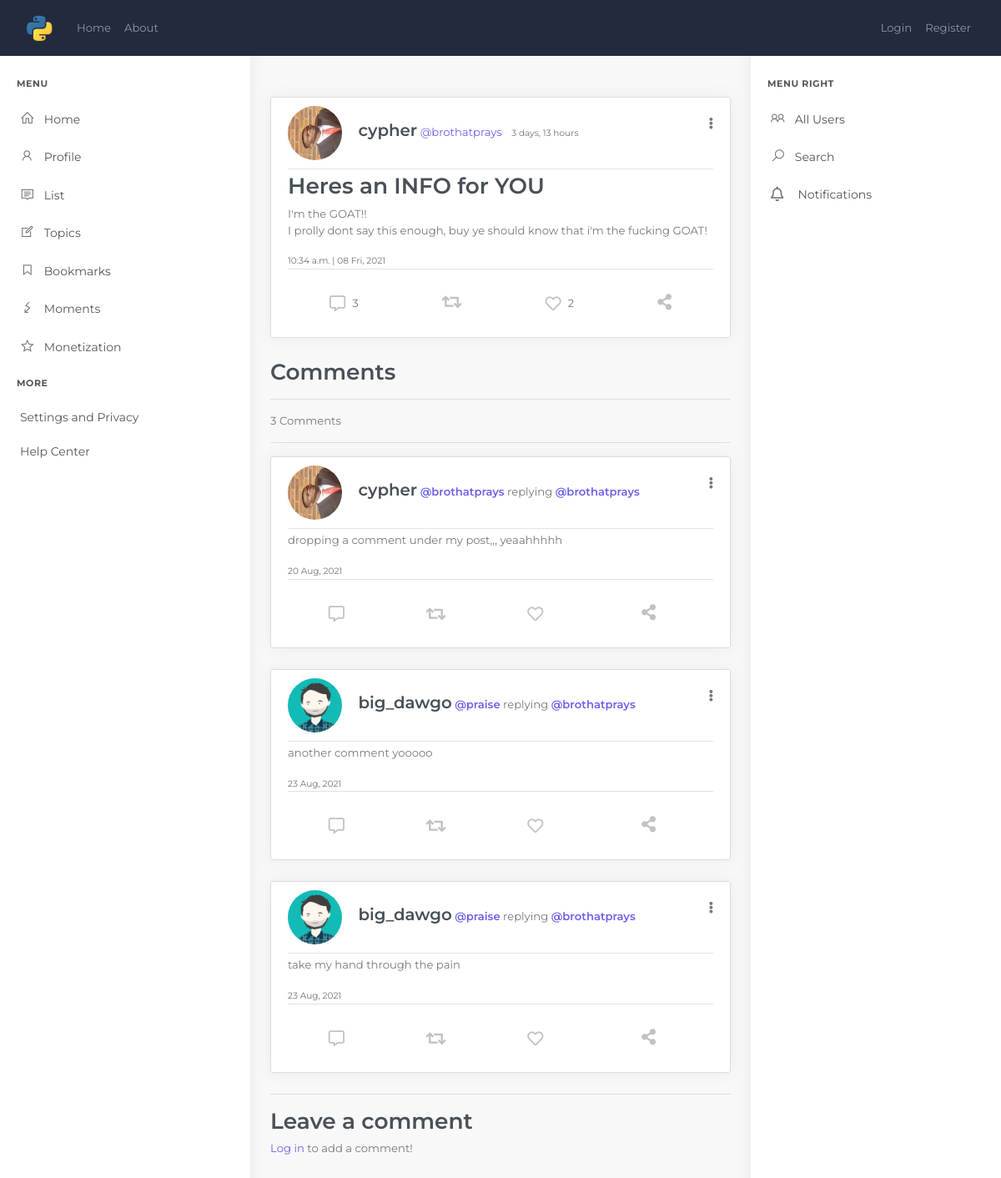
/post/16/, run on the app's committed database.
### blog/models.py (models this page shows, shortened)
class Post(models.Model):
    title = models.CharField(max_length=100)
    content = models.TextField()
    date_posted = models.DateTimeField(default=timezone.now)
    author = models.ForeignKey(User, on_delete=models.CASCADE)
    liked = models.ManyToManyField(Profile, blank=True, related_name='likes')
    objects = models.Manager()
    @property
    def number_of_comments(self):
        return Comment.objects.filter(post=self).count()
    @property
    def num_likes(self):
        return self.liked.all().count()

class Comment(models.Model):
    post = models.ForeignKey(Post, related_name='comments', on_delete=models.CASCADE)
    author = models.ForeignKey(User, on_delete=models.CASCADE)
    content = models.TextField()
    date_added= models.DateTimeField(auto_now_add=True)
    class Meta:
        ordering = ['date_added']

### users/models.py (models this page shows, shortened)
class Profile(models.Model):
    user = models.OneToOneField(User, on_delete=models.CASCADE)
    displayname = models.CharField('Name', default='', max_length=25, blank=True, null=True)
    slug = AutoSlugField(populate_from='user', null=True)
    bio = models.TextField(default='', blank=True, null=True)
    birthday = models.DateField('Birthday', blank=True, null=True)
    image = models.ImageField(default='default.png', upload_to='profile_pics', blank=True, null=True)
    coverimage = models.ImageField(default='default.png', upload_to='cover_pics', blank=True, null=True)
    followers = models.ManyToManyField("Profile", blank=True)
    def get_absolute_url(self):
        return "/users/profile/{}".format(self.slug)

### blog/views.py (the view, shortened to what this page needs)
# urls.py: path('post/<int:pk>/', PostDetailView.as_view(), name='post-detail'),
class PostDetailView(DetailView):
    model = Post
    template_name = 'blog/post_detail.html'
    def get_context_data(self, *args, **kwargs):
        context = super().get_context_data(**kwargs)
        comments = Comment.objects.filter(post=self.get_object()).order_by('date_added')
        context['comments'] = comments
        if self.request.user.is_authenticated:
            context['comment_form'] = CommentForm(instance=self.request.user)
            rec_follow_requests = FollowRequest.objects.filter(to_user=self.request.user)
            context['rec_follow_requests'] = rec_follow_requests
        return context

### blog/templates/blog/post_detail.html (shortened to what this page needs)
{% extends "blog/base.html" %}
    {% block content %}
    <div class="main-content">
      <div class="page-content">
          <div class="container-fluid">
            <article class="media content-section">
                  <div class="media-body">
                    <div class="article-metadata">
                      <a href="{{ object.author.profile.get_absolute_url }}">
                        <img class="rounded-circle article-img" alt="{{ object.author }}" src="{{ object.author.profile.image.url }}" />
                      </a>
                      <span class="h4">{{ post.author.profile.displayname }}</span>
                      <a class="mr-2" href="{{object.author.profile.get_absolute_url}}"><span>@</span>{{ object.author }}</a>
                      <small class="text-muted">{{ object.date_posted|timesince }}</small>
                        <div class="dropdown float-right position-relative mt-2">
                          <a href="#" class="dropdown-toggle h4 text-muted" data-toggle="dropdown"
                              aria-expanded="false">
                              <i class="fas fa-ellipsis-v"></i>
                          </a>
                      </div>
                    </div>
                    <div class="border-bottom border-sm">
                      <h2 class="article-title">{{ object.title }}</h2>
                      <p class="article-content">{{ object.content }}</p>
                      <small class="text-muted">{{ object.date_posted|time }} <span>|</span> {{ object.date_posted|date:'m D, Y' }}</small>
                    </div>
                      <div class="action-btns d-flex text-center justify-content-around align-items-center mx-auto" >
                        <a href="#comment" class="d-flex align-items-center btn">
                          <i class="far fa-comment-alt icons"></i><span class="ml-2">{{ object.number_of_comments }}</span>
                        </a>
                        <button class="btn">
                          <i class="fa fa-retweet icons"></i>
                        </button>
                        <form action="{% url 'like_post' %}" method="POST" id="{{object.id}}" class="like-form ">
                          <button type="submit" name="post_id" value="{{post.id}}" class="btn d-flex align-items-center like-btn{{object.id}}">
                              <i class="far fa-heart icons like-btn{{object.id}}"></i><span class="ml-2 like-count{{object.id}}">{{ object.num_likes }}</span>
                          </button>
                        </form>
                        <button class="btn" id="{{object.id}}" data-toggle="modal" data-target="#modal-{{object.id}}">
                          <i class="fas fa-share-alt icons "></i>
                        </button>
                      </div>
                  </div>
            </article>
            <div class="blog_comment">
              <h2>Comments</h2>
              <hr>
              {% if not comments %}
                <h5>No comments yet</h5>
              {% else %}
                <p>{{ object.number_of_comments }} Comment{{ object.number_of_comments|pluralize }}</p>
                <hr>
                {% for comment in comments %}
                  <article class="media content-section">
                    <div class="media-body">
                      <div class="article-metadata post-detail">
                        <a href="{{ comment.author.profile.get_absolute_url }}" >
                          <img class="rounded-circle article-img" alt="{{ comment.author }}" src="{{ comment.author.profile.image.url }}" />
                        </a>
                        <span class="h4">{{ comment.author.profile.displayname }}</span>
                        <a class="h6" href="{{ comment.author.profile.get_absolute_url }}"><span>@</span>{{ comment.author }}</a>
                        replying <a class="mr-2 h6" href="{{object.author.profile.get_absolute_url}}"><span>@</span>{{ object.author }}</a>
                        <div class="dropdown float-right position-relative mt-2">
                          <a href="#" class="dropdown-toggle h4 text-muted " data-toggle="dropdown"
                              aria-expanded="false">
                              <i class="fas fa-ellipsis-v"></i>
                          </a>
                        </div>
                      </div>
                      <div class="border-bottom border-sm">
                        <p class="article-content">{{  comment.content|safe  }}</p>
                        <small class="text-muted">{{ comment.date_added|date:'d M, Y' }}</small>
                      </div>
                        <div class="action-btns d-flex text-center justify-content-around align-items-center mx-auto" >
                              <i class="far fa-comment-alt icons"></i>
                          <i class="fa fa-retweet icons"></i>
                          <i class="far fa-heart icons"></i>
                          <button class="btn" id="{{comment.id}}" data-toggle="modal" data-target="#sharemodal-{{comment.id}}">
                            <i class="fas fa-share-alt icons "></i>
                          </button>
                        </div>
                    </div>
                  </article>
                {% endfor %}
              {% endif %}
            </div>
            <hr>
            <div class="post-comment" id="comment">
              <h2>Leave a comment</h2>
              {% if user.is_authenticated %}
                <form method="POST">
                  {% csrf_token %}
                  <div class="form-group">
                    {{ comment_form }}
                  </div>
                  <button class="btn btn-dark">Submit</button>
                </form>
              {% else %}
                <p><a href="{% url 'login' %}">Log in</a> to add a comment!</p>
              {% endif %}
            </div>
          </div>
      </div>
    </div>
{% endblock content %}

### blog/static/blog/main.css (style rules this page uses)
body { background: #fafafa; color: #333333; margin-top: 5rem; }
h1, h2, h3, h4, h5, h6 { color: #444444; }
.content-section { background: #ffffff; padding: 10px 20px; border: 1px solid #dddddd; border-radius: 3px; margin-bottom: 20px; }
.article-title { color: #444444; }
.article-content { white-space: pre-line; }
.article-img { height: 65px; width: 65px; margin-right: 16px; }
.article-metadata { padding-bottom: 10px; margin-bottom: 4px; border-bottom: 1px solid #e3e3e3 }

### blog/templates/blog/base.html (style rules this page uses)
.dropdown .fas.fa-ellipsis-v, .kt-portlet__head-toolbar .fas.fa-ellipsis-v, .kt-portlet__head-toolbar .fas.fa-ellipsis-h { font-size: 14px; color: #777; }
.post-detail .h6 { color: #6d61ea; transition: all .4s; }
.article-metadata { padding-bottom: 10px; }
.page-content { padding: calc(25px + 24px) calc(24px / 2) 70px calc(24px / 2); }
.icons { color: rgb(197, 193, 193); }
.content-section { box-shadow: 0 0 17px 0 rgb(130 122 122 / 10%); margin-bottom: 25px }
.main-content { margin-left: 300px; margin-right: 300px; overflow: hidden; }
.action-btns i { font-size: 1.2rem; }
.action-btns { margin-top: 20px; margin-bottom: 10px; }
.article-title { color: #495057; }
.article-content { color: #747a80; }

### data on the page
Post: author.profile.image (picture), author.profile.displayname "cypher", author "brothatprays", date_posted "3 days, 13 hours", title "Heres an INFO for YOU", content "I'm the GOAT!! I prolly dont say this enough, buy ye should know that i'm the fucking GOAT!", date_posted "10:34 a.m.", date_posted "08 Fri, 2021", number_of_comments "3", num_likes "2"
Comment: author.profile.image (picture), author.profile.displayname "cypher", author "brothatprays", content "dropping a comment under my post,,, yeaahhhhh", date_added "20 Aug, 2021"
Comment: author.profile.image (picture), author.profile.displayname "big_dawgo", author "praise", content "another comment yooooo", date_added "23 Aug, 2021"
Comment: author.profile.image (picture), author.profile.displayname "big_dawgo", author "praise", content "take my hand through the pain", date_added "23 Aug, 2021"
